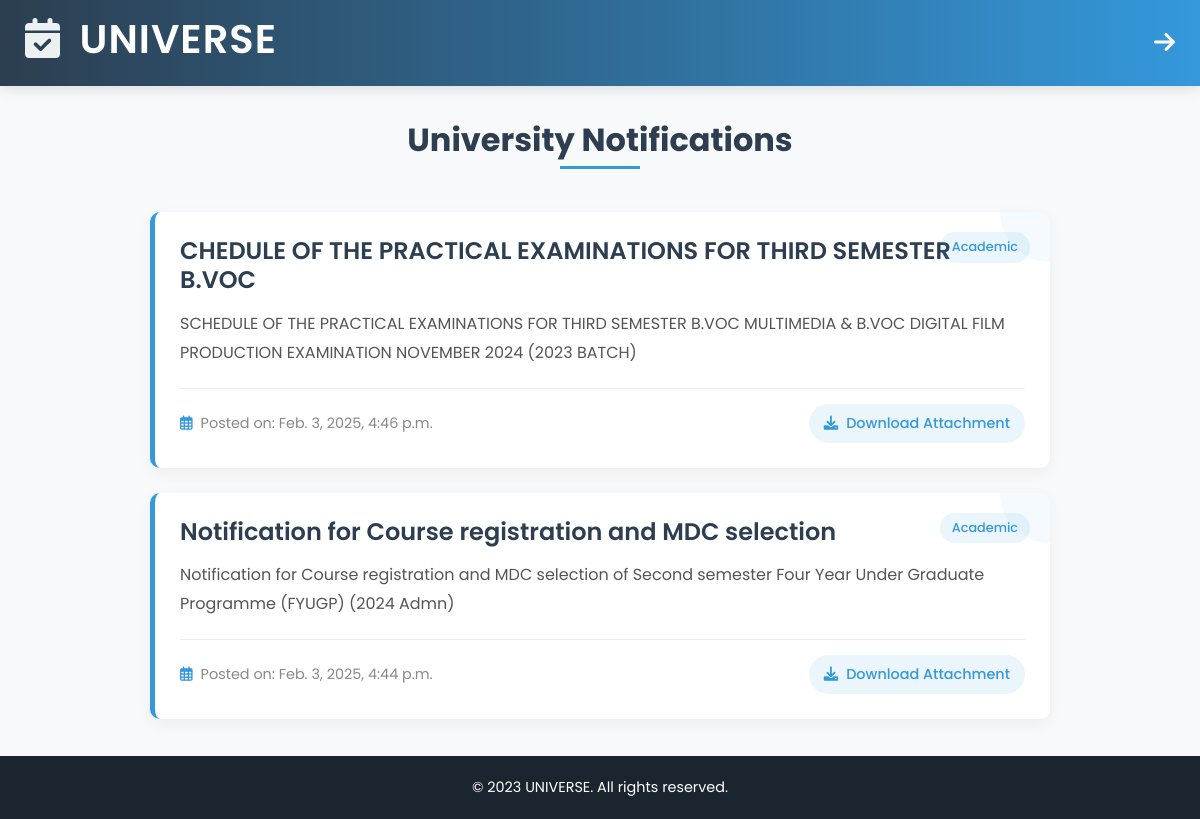
The page /Student/notifications/ (signed in) on the database its author committed.
### University/models.py (models this page shows)
class Notification(models.Model):
    university = models.ForeignKey(University, on_delete=models.CASCADE)  # Link to University
    title = models.CharField(max_length=200)  # Notification Title
    description = models.TextField()  # Detailed Notification Content
    created_at = models.DateTimeField(default=now)  # Timestamp
    is_active = models.BooleanField(default=True)  # Active/Inactive Notification
    file = models.FileField(upload_to="notifications/", blank=True, null=True)

### Student/views.py (the view)
# urls.py: path("notifications/", views.student_view_notifications, name="student_notifications"),
def student_view_notifications(request):
    student_id = request.session.get("stud")  # Get student ID from session
    if not student_id:
        return redirect("Student:login")  # Redirect if no student session exists
    try:
        student = Student.objects.get(id=student_id)
    except Student.DoesNotExist:
        return render(request, "Student/Notifications.html", {"error": "Invalid student session."})
    university = student.college.university
    notifications = Notification.objects.filter(university=university, is_active=True).order_by("-created_at")
    return render(request, "Student/Notifications.html", {"notifications": notifications})

### Student/templates/Student/Notifications.html (shortened to what this page needs)
<!DOCTYPE html>
<html lang="en">
<head>
    <link href="https://cdn.jsdelivr.net/npm/bootstrap@5.3.0-alpha1/dist/css/bootstrap.min.css" rel="stylesheet">
    <link rel="stylesheet" href="https://cdnjs.cloudflare.com/ajax/libs/font-awesome/6.0.0-beta3/css/all.min.css">
</head>
<body>
    <div class="navbar">
        <h1><i class="fas fa-calendar-check"></i> UNIVERSE</h1>
        <a href="{% url 'Student:student_home' %}" style="color: #fff; text-decoration: none; font-size: 24px;">
            <i class="fas fa-arrow-right"></i>
        </a>
    </div>
    <div class="container">
        <div class="page-header">
            <h2>University Notifications</h2>
        </div>
        <div class="notification-container">
            {% for notification in notifications %}
                <div class="notification-card {% if notification.category %}{{ notification.category|lower }}{% endif %}">
                    <h3>{{ notification.title }}</h3>
                    <p>{{ notification.description }}</p>
                    <div class="notification-meta">
                        <div class="notification-date">
                            <i class="far fa-calendar-alt"></i>
                            <span>Posted on: {{ notification.created_at }}</span>
                        </div>
                        {% if notification.file %}
                            <a href="{{ notification.file.url }}" class="notification-download" download>
                                <i class="fas fa-download"></i> Download Attachment
                            </a>
                        {% endif %}
                    </div>
                </div>
            {% empty %}
                <div class="empty-state">
                    <i class="far fa-bell-slash"></i>
                    <p>No notifications available at this time.</p>
                </div>
            {% endfor %}
        </div>
    </div>
    <div class="footer">
        <p>&copy; 2023 UNIVERSE. All rights reserved.</p>
    </div>
</body>
</html>

### Student/templates/Student/Notifications.html (style rules this page uses)
:root { --primary-color: #2c3e50; --secondary-color: #3498db; --accent-color: #e74c3c; --light-color: #ecf0f1; --dark-color: #1a252f; --success-color: #2ecc71; --info-color: #3498db; --warning-color: #f39c12; --danger-color: #e74c3c; }
body { font-family: 'Poppins', sans-serif; background-color: #f8f9fa; color: #333; line-height: 1.6; padding-bottom: 70px; position: relative; min-height: 100vh; }
.navbar { background: linear-gradient(to right, var(--primary-color), var(--secondary-color)); color: white; padding: 15px 25px; box-shadow: 0 4px 12px rgba(0,0,0,0.1); position: sticky; top: 0; z-index: 1000; }
.navbar h1 { font-weight: 600; letter-spacing: 1px; }
.navbar h1 i { color: var(--light-color); margin-right: 8px; }
.navbar a { transition: transform 0.3s ease; }
.page-header { text-align: center; margin: 35px 0; position: relative; }
.page-header h2 { color: var(--primary-color); font-weight: 700; position: relative; display: inline-block; padding-bottom: 10px; }
.page-header h2::after { content: ''; position: absolute; width: 80px; height: 3px; background-color: var(--secondary-color); bottom: 0; left: 50%; transform: translateX(-50%); }
.notification-container { margin: 30px auto; max-width: 900px; }
.notification-card { background-color: white; border-radius: 10px; padding: 25px; margin-bottom: 25px; box-shadow: 0 5px 15px rgba(0,0,0,0.05); transition: transform 0.3s ease, box-shadow 0.3s ease; border-left: 5px solid var(--secondary-color); position: relative; overflow: hidden; }
.notification-card::before { content: ''; position: absolute; width: 100px; height: 100px; background-color: rgba(52, 152, 219, 0.05); border-radius: 50%; top: -50px; right: -50px; }
.notification-card h3 { color: var(--primary-color); font-weight: 600; margin-bottom: 15px; font-size: 1.5rem; }
.notification-card p { color: #555; line-height: 1.8; margin-bottom: 15px; }
.notification-meta { display: flex; justify-content: space-between; align-items: center; margin-top: 20px; padding-top: 15px; border-top: 1px solid #eee; color: #888; font-size: 0.9rem; }
.notification-date { display: flex; align-items: center; }
.notification-date i { margin-right: 8px; color: var(--secondary-color); }
.notification-download { text-decoration: none; color: var(--secondary-color); font-weight: 500; display: flex; align-items: center; transition: color 0.3s ease; padding: 8px 15px; border-radius: 20px; background-color: rgba(52, 152, 219, 0.1); }
.notification-download i { margin-right: 8px; }
.notification-card.academic { border-left-color: var(--info-color); }
.notification-card { animation: fadeIn 0.5s ease forwards; }
.footer { background-color: var(--dark-color); color: white; text-align: center; padding: 20px 0; position: absolute; bottom: 0; width: 100%; }
.footer p { margin: 0; font-size: 0.9rem; }

### rows shown on the page
Notification: title "CHEDULE OF THE PRACTICAL EXAMINATIONS FOR THIRD SEMESTER B.VOC", description "SCHEDULE OF THE PRACTICAL EXAMINATIONS FOR THIRD SEMESTER B.VOC MULTIMEDIA & B.VOC DIGITAL FILM PRODUCTION EXAMINATION NOVEMBER 2024 (2023 BATCH)", created_at "Feb. 3, 2025, 4:46 p.m."
Notification: title "Notification for Course registration and MDC selection", description "Notification for Course registration and MDC selection of Second semester Four Year Under Graduate Programme (FYUGP) (2024 Admn)", created_at "Feb. 3, 2025, 4:44 p.m."
